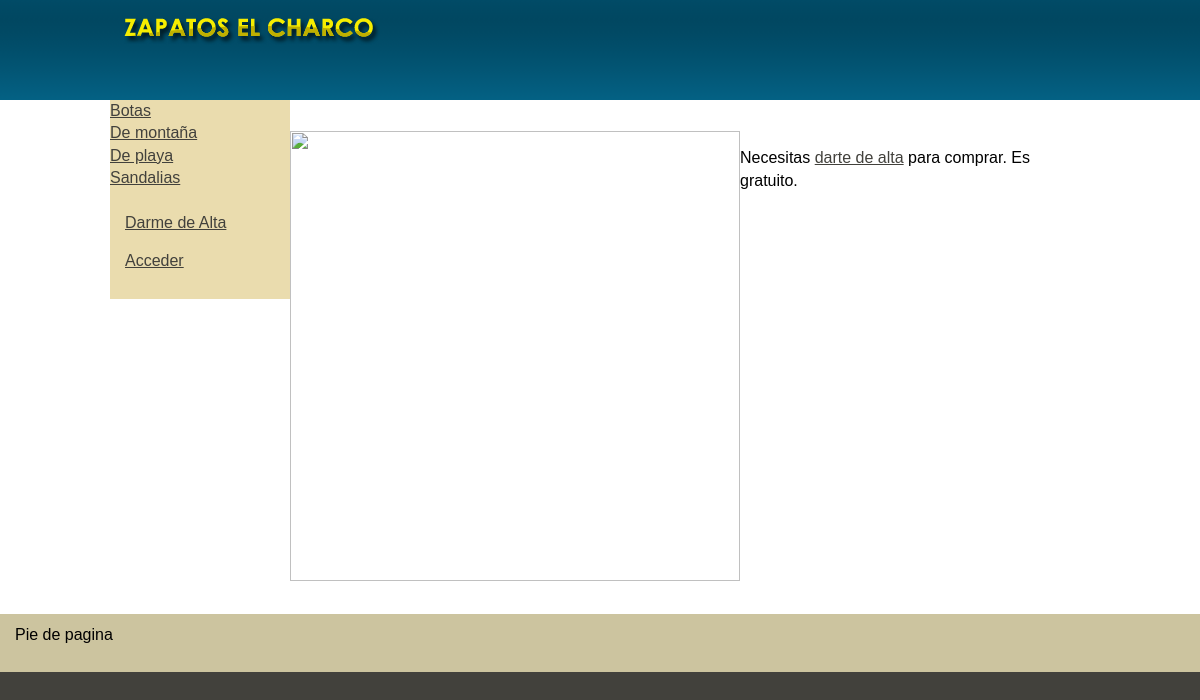
The app's page /ver_producto.php with its own data.
### tables this page shows
CREATE TABLE `tblcategoria` (
  `idCategoria` int(11) NOT NULL AUTO_INCREMENT,
  `strDescripcion` varchar(50) DEFAULT NULL,
  PRIMARY KEY (`idCategoria`)
);

### includes/catalogo.php (the view, shortened to what this page needs)
<?php require_once('Connections/conexionzapatos.php'); ?>
<?php
$query_Recordset1 = "SELECT * FROM tblcategoria ORDER BY tblcategoria.strDescripcion";
$Recordset1 = mysql_query($query_Recordset1, $conexionzapatos) or die(mysql_error());
$row_Recordset1 = mysql_fetch_assoc($Recordset1);
?>
<?php do { ?>
  <a href="categoria_ver.php?cat=<?php echo $row_Recordset1['idCategoria']; ?>"><?php echo $row_Recordset1['strDescripcion']; ?></a><br>
  <?php } while ($row_Recordset1 = mysql_fetch_assoc($Recordset1)); ?>
<p>
<?php
if ((isset($_SESSION['MM_Username'])) && ($_SESSION['MM_Username'] != ""))
  {
	  echo "Hola ";
	  echo ObtenerNombreUsuario($_SESSION['MM_IdUsuario']);
	  ?>
      <br />
<a href="usuario_modificar.php" class="modificacionusuario">Modificar</a> - <a href="usuario_cerrarsesion.php"  class="modificacionusuario">Salir</a>
<?php
  }
  else
  {?><br />
  <a href="alta_usuario.php">Darme de Alta</a></p>
<p><a href="acceso.php">Acceder</a></p>
<?php }?>

### estilo/principal.css (style rules this page uses)
body { font: 100%/1.4 Verdana, Arial, Helvetica, sans-serif; background: #42413C; margin: 0; padding: 0; color: #000; }
h1, h2, h3, h4, h5, h6, p { margin-top: 0; padding-right: 15px; padding-left: 15px; }
a:link { color: #42413C; text-decoration: underline; }

### records on screen
tblcategoria: strDescripcion "Botas"
tblcategoria: strDescripcion "De montaña"
tblcategoria: strDescripcion "De playa"
tblcategoria: strDescripcion "Sandalias"
